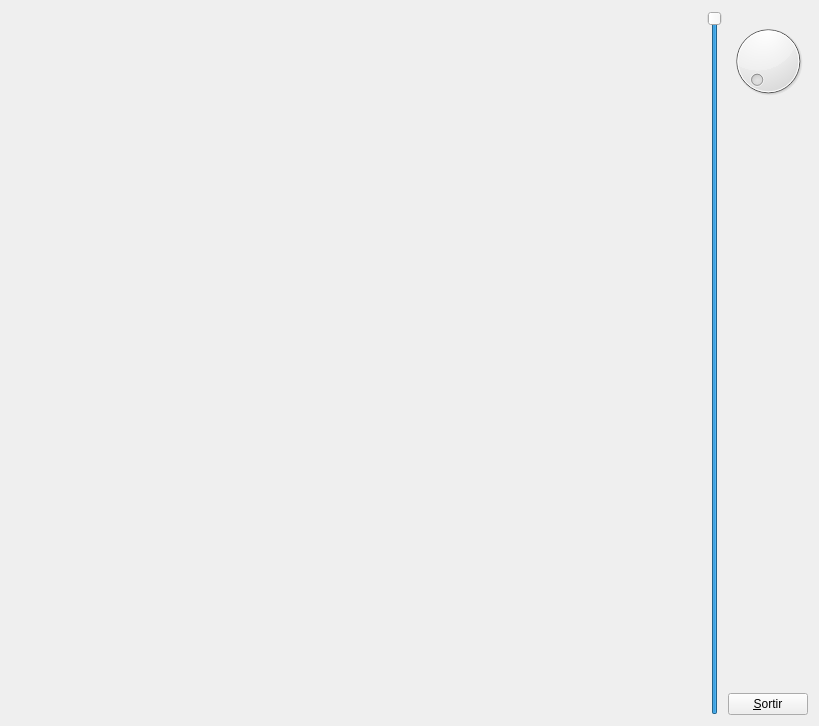
<?xml version="1.0" encoding="UTF-8"?>
<ui version="4.0">
 <class>MyForm</class>
 <widget class="QWidget" name="MyForm">
  <property name="geometry">
   <rect>
    <x>0</x>
    <y>0</y>
    <width>819</width>
    <height>726</height>
   </rect>
  </property>
  <property name="windowTitle">
   <string>Form</string>
  </property>
  <layout class="QHBoxLayout" name="horizontalLayout">
   <item>
    <widget class="MyGLWidget" name="widget" native="true">
     <property name="sizePolicy">
      <sizepolicy hsizetype="Expanding" vsizetype="Expanding">
       <horstretch>0</horstretch>
       <verstretch>0</verstretch>
      </sizepolicy>
     </property>
    </widget>
   </item>
   <item>
    <widget class="QSlider" name="verticalSlider">
     <property name="maximum">
      <number>100</number>
     </property>
     <property name="value">
      <number>100</number>
     </property>
     <property name="orientation">
      <enum>Qt::Vertical</enum>
     </property>
    </widget>
   </item>
   <item>
    <layout class="QVBoxLayout" name="verticalLayout">
     <item>
      <widget class="QDial" name="dial">
       <property name="maximum">
        <number>359</number>
       </property>
      </widget>
     </item>
     <item>
      <spacer name="verticalSpacer">
       <property name="orientation">
        <enum>Qt::Vertical</enum>
       </property>
       <property name="sizeHint" stdset="0">
        <size>
         <width>20</width>
         <height>40</height>
        </size>
       </property>
      </spacer>
     </item>
     <item>
      <widget class="QPushButton" name="pushButton">
       <property name="sizePolicy">
        <sizepolicy hsizetype="Fixed" vsizetype="Fixed">
         <horstretch>0</horstretch>
         <verstretch>0</verstretch>
        </sizepolicy>
       </property>
       <property name="text">
        <string>&amp;Sortir</string>
       </property>
      </widget>
     </item>
    </layout>
   </item>
  </layout>
 </widget>
 <customwidgets>
  <customwidget>
   <class>MyGLWidget</class>
   <extends>QWidget</extends>
   <header>MyGLWidget.h</header>
   <container>1</container>
   <slots>
    <slot>rotarPatricio(int)</slot>
    <slot>canviColorT(int)</slot>
   </slots>
  </customwidget>
 </customwidgets>
 <resources/>
 <connections>
  <connection>
   <sender>pushButton</sender>
   <signal>clicked()</signal>
   <receiver>MyForm</receiver>
   <slot>close()</slot>
   <hints>
    <hint type="sourcelabel">
     <x>811</x>
     <y>718</y>
    </hint>
    <hint type="destinationlabel">
     <x>839</x>
     <y>529</y>
    </hint>
   </hints>
  </connection>
  <connection>
   <sender>dial</sender>
   <signal>valueChanged(int)</signal>
   <receiver>widget</receiver>
   <slot>rotarPatricio(int)</slot>
   <hints>
    <hint type="sourcelabel">
     <x>755</x>
     <y>65</y>
    </hint>
    <hint type="destinationlabel">
     <x>680</x>
     <y>78</y>
    </hint>
   </hints>
  </connection>
  <connection>
   <sender>verticalSlider</sender>
   <signal>valueChanged(int)</signal>
   <receiver>widget</receiver>
   <slot>canviColorT(int)</slot>
   <hints>
    <hint type="sourcelabel">
     <x>716</x>
     <y>267</y>
    </hint>
    <hint type="destinationlabel">
     <x>669</x>
     <y>267</y>
    </hint>
   </hints>
  </connection>
 </connections>
</ui>
